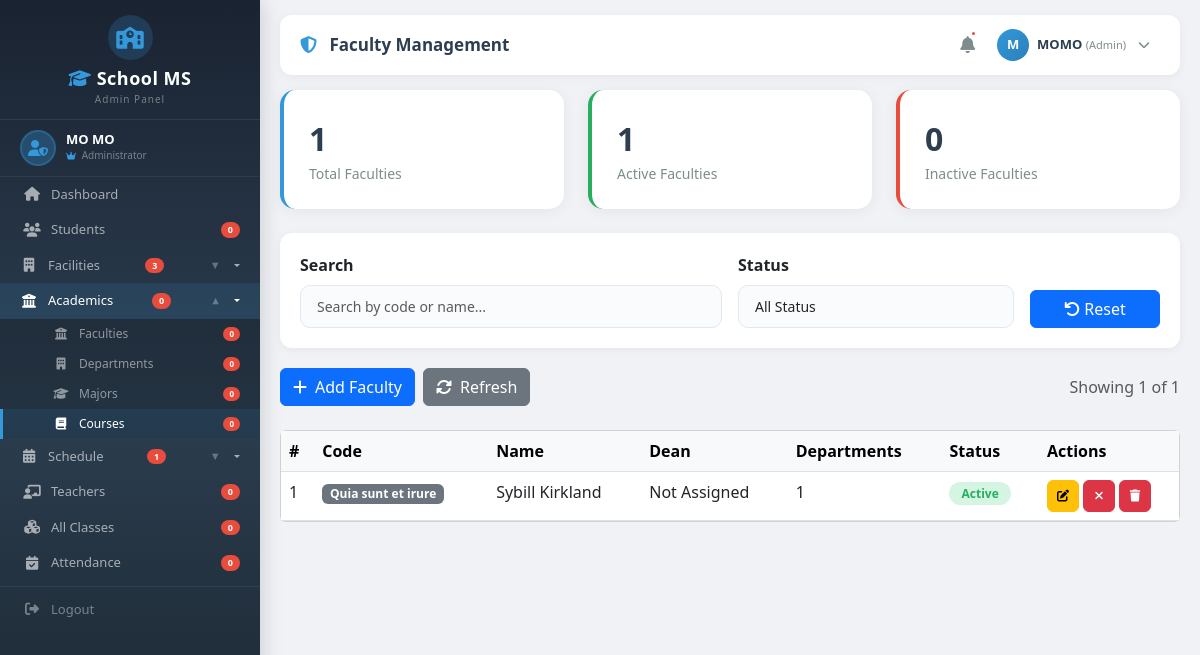
Before: /courses/faculties/ (signed in) with the older database file.
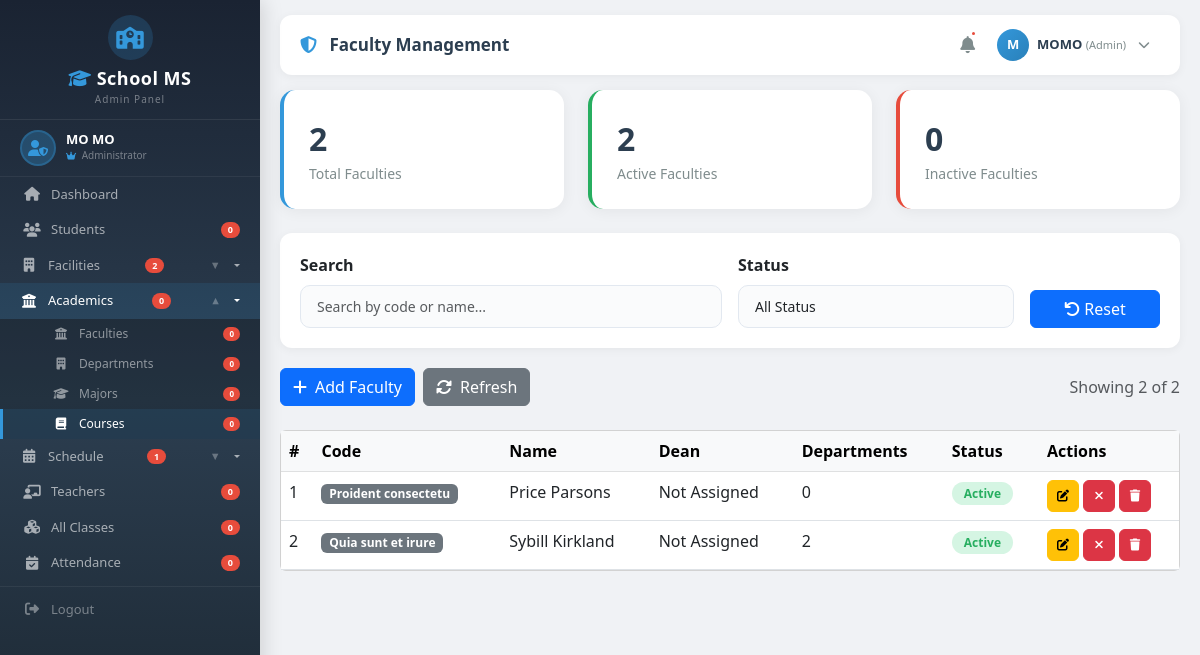
After: the same page with the newer database file.
### courses/models.py (models this page shows, shortened)
class Faculty(models.Model):
    name = models.CharField(max_length=200)
    code = models.CharField(max_length=20, unique=True)
    description = models.TextField(blank=True, null=True)
    dean = models.ForeignKey(Teacher, on_delete=models.SET_NULL, null=True, blank=True, related_name='faculties')
    is_active = models.BooleanField(default=True)
    created_at = models.DateTimeField(auto_now_add=True)
    updated_at = models.DateTimeField(auto_now=True)
    class Meta:
        verbose_name_plural = "Faculties"
        ordering = ['name']

### courses/views.py (the view, shortened to what this page needs)
# urls.py: path('faculties/', views.faculty_list, name='faculty_list'),
@login_required
@admin_required
def faculty_list(request):
    faculties = Faculty.objects.all()
    form = FacultySearchForm(request.GET or None)
    paginator = Paginator(faculties, 10)
    page = request.GET.get('page')
    faculties_page = paginator.get_page(page)
    context = {
        'faculties': faculties_page,
        'form': form,
        'total': Faculty.objects.count(),
        'active': Faculty.objects.filter(is_active=True).count(),
        'inactive': Faculty.objects.filter(is_active=False).count(),
    }
    return render(request, 'Backend/admin/faculty/faculty_list.html', context)

### courses/forms.py
class FacultySearchForm(forms.Form):
    search = forms.CharField(
        required=False,
        widget=forms.TextInput(attrs={'class': 'form-control', 'placeholder': 'Search by name or code...'})
    )
    status = forms.ChoiceField(
        choices=[('', 'All Status'), ('active', 'Active'), ('inactive', 'Inactive')],
        required=False,
        widget=forms.Select(attrs={'class': 'form-control'})
    )

### classes/context_processors.py (called while the page is built)
def sidebar_counts(request):
    return {
        'total_buildings': Building.objects.filter(is_active=True).count(),
        'total_floors': Floor.objects.filter(is_active=True).count(),
        'total_rooms': Room.objects.filter(is_active=True).count(),
        'total_terms': Term.objects.filter(is_active=True).count(),
        'total_timeslots': TimeSlot.objects.filter(is_active=True).count(),
    }

### templates/Backend/admin/faculty/faculty_list.html (shortened to what the changed rows need)
{% extends 'Backend/layouts/admin_layout.html' %}
{% load static %}
{% block content %}
<div class="row g-4 mb-4">
    <div class="col-md-4">
        <div class="stats-card">
            <div class="stats-number" id="totalCount">{{ total|default:0 }}</div>
            <div class="stats-label">Total Faculties</div>
        </div>
    </div>
    <div class="col-md-4">
        <div class="stats-card" style="border-left-color:#27ae60;">
            <div class="stats-number" id="activeCount">{{ active|default:0 }}</div>
            <div class="stats-label">Active Faculties</div>
        </div>
    </div>
</div>
<div class="d-flex justify-content-between align-items-center mb-4">
    <div class="d-flex gap-2">
        <a href="{% url 'courses:faculty_add' %}" class="btn btn-primary">
        </a>
        <a href="{% url 'courses:faculty_list' %}" class="btn btn-secondary" id="refreshBtn">
        </a>
    </div>
    <span class="text-muted" id="resultCount">
    </span>
</div>
<div class="card">
    <div class="card-body p-0">
        <div class="table-responsive">
            <table class="table table-hover mb-0">
                <thead class="table-light">
                    <tr>
                        <th>#</th>
                        <th>Code</th>
                        <th>Name</th>
                        <th>Dean</th>
                        <th>Departments</th>
                        <th>Status</th>
                        <th style="width:140px;">Actions</th>
                    </tr>
                </thead>
                <tbody id="tableBody">
                    {% for faculty in faculties %}
                    <tr class="faculty-row" data-code="{{ faculty.code|lower }}" data-name="{{ faculty.name|lower }}"
                        data-status="{% if faculty.is_active %}active{% else %}inactive{% endif %}">
                        <td>{{ forloop.counter }}</td>
                        <td><span class="badge bg-secondary">{{ faculty.code }}</span></td>
                        <td>{{ faculty.name }}</td>
                        <td>{{ faculty.dean.get_full_name|default:"Not Assigned" }}</td>
                        <td>{{ faculty.departments.count }}</td>
                        <td>
                            <span class="status-badge {% if faculty.is_active %}active{% else %}inactive{% endif %}">
                                {% if faculty.is_active %}Active{% else %}Inactive{% endif %}
                            </span>
                        </td>
                        <td>
                            <div class="d-flex gap-1">
                                <a href="{% url 'courses:faculty_edit' faculty.pk %}"
                                    class="btn btn-sm btn-warning table-action-btn" title="Edit">
                                    <i class="fas fa-edit"></i>
                                </a>
                                <a href="{% url 'courses:faculty_toggle_status' faculty.pk %}"
                                    class="btn btn-sm {% if faculty.is_active %}btn-danger{% else %}btn-success{% endif %} table-action-btn"
                                    onclick="return confirm('Are you sure you want to toggle the status of this faculty?')"
                                    title="Toggle Status">
                                    <i class="fas {% if faculty.is_active %}fa-times{% else %}fa-check{% endif %}"></i>
                                </a>
                                <a href="{% url 'courses:faculty_delete' faculty.pk %}"
                                    class="btn btn-sm btn-danger table-action-btn"
                                    onclick="return confirm('Are you sure you want to delete this faculty? This action cannot be undone.')"
                                    title="Delete">
                                    <i class="fas fa-trash"></i>
                                </a>
                            </div>
                        </td>
                    </tr>
                    {% endfor %}
                </tbody>
            </table>
        </div>
    </div>
</div>
{% endblock %}

### templates/Backend/layouts/admin_layout.html (shortened to what the changed rows need)
{% load static %}
<!DOCTYPE html>
<html lang="en">
<head>
    <link href="https://cdn.jsdelivr.net/npm/bootstrap@5.3.0/dist/css/bootstrap.min.css" rel="stylesheet">
    <link rel="stylesheet" href="https://cdnjs.cloudflare.com/ajax/libs/font-awesome/6.4.0/css/all.min.css">
</head>
<body>
    <div class="sidebar" id="sidebar">
        <div class="sidebar-menu-wrapper">
            <ul class="sidebar-menu">
                <li>
                    <button
                        class="dropdown-toggle {% if 'building' in request.path or 'floor' in request.path or 'room' in request.path %}active{% endif %}"
                        onclick="toggleDropdown(this)">
                        <i class="fas fa-building"></i> Facilities
                        <span class="badge-notification">{{ total_buildings|default:0 }}</span>
                        <span class="arrow">▼</span>
                    </button>
                </li>
            </ul>
        </div>
    </div>
    <div class="main-content" id="mainContent">
        <div class="content-area">
            {% block content %}{% endblock %}
        </div>
    </div>
</body>
</html>

Changed rows visible on the page:
added Faculty: code "Proident consectetu", name "Price Parsons", dean.get_full_name "Not Assigned", departments.count "0", is_active "Active"
computed for Faculty "Sybill Kirkland": departments.count "1" → "2"
Other visible differences:
{{ total_buildings|default:0 }}: "3" → "2"
{{ total|default:0 }}: "1" → "2"
{{ active|default:0 }}: "1" → "2"
text written by a page script: "Showing 1 of 1" → "Showing 2 of 2"
